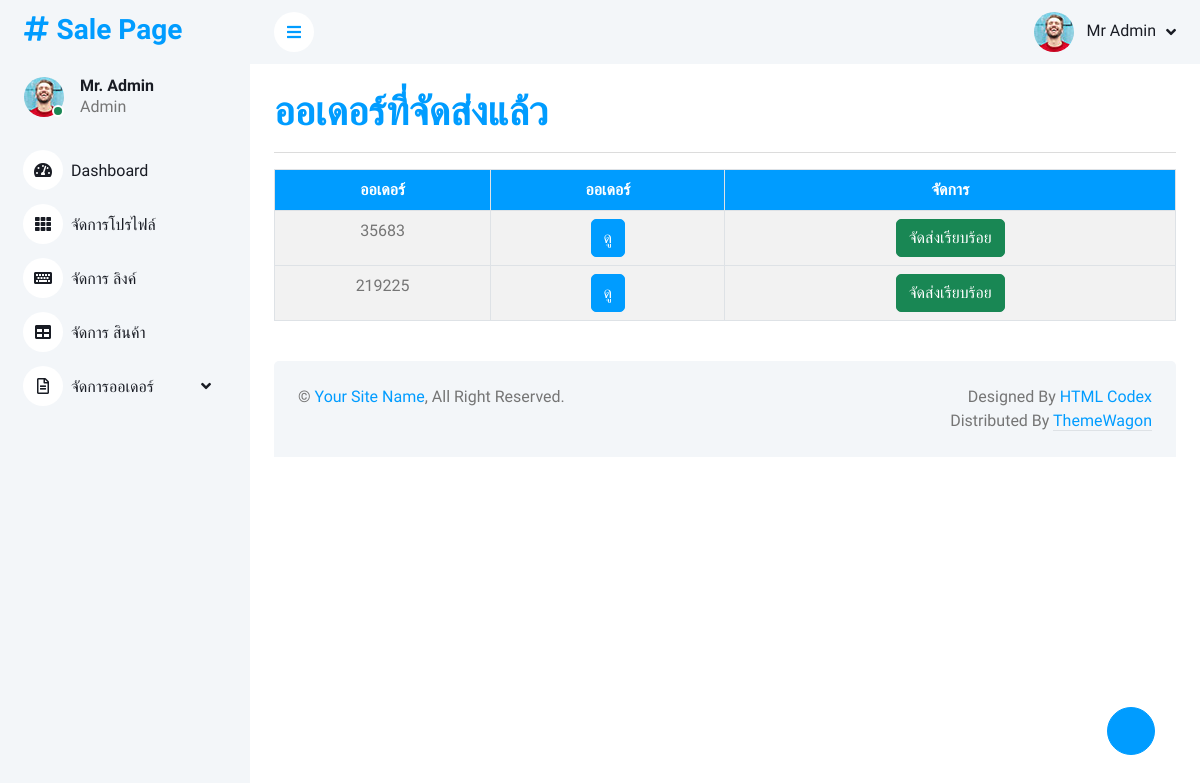
The app's page /admin/delivery_success.php (signed in) with its own data.
### tables this page shows
CREATE TABLE `tb_users_delivery` (
  `id` int(11) NOT NULL,
  `name` text NOT NULL,
  `phone` text NOT NULL,
  `address` text NOT NULL,
  `img_online` text,
  `email` text NOT NULL,
  `code_delivery` text NOT NULL,
  `transport` text,
  `status` int(11) NOT NULL
);

### admin/delivery_success.php (the view, shortened to what this page needs)
<?php
require_once("function/head.php");
require_once("function/nav.php");
?>
<div class="container-fluid px-4 mt-4">
    <h1 class="text-primary">ออเดอร์ที่จัดส่งแล้ว</h1>
    <hr>
    <div class="table-responsive">
        <table id="table_order" class="table table-bordered table table-striped table-hover text-center">
            <thead class="bg-primary text-white">
                <tr>
                    <th style="text-align: center;">ออเดอร์</th>
                    <th style="text-align: center;">ออเดอร์</th>
                    <th style="text-align: center;">จัดการ</th>
                </tr>
            </thead>
            <?php
            $sql = "SELECT * FROM tb_users_delivery";
            $query = $conn->query($sql);
            foreach ($query as $row) {
                if ($row['status'] == "2") {
            ?>
                    <tbody>
                        <tr>
                            <td width="12%"><?= $row['code_delivery']; ?></td>
                            <td width="13%">
                                <button class="btn btn-primary view_order"  data-id="<?php echo $row['id']; ?>">ดู</button>
                            </td>
                            <td width="25%">
                                <button class="btn btn-success m-0">จัดส่งเรียบร้อย</button>
                            <?php } ?>
                            </td>
                        </tr>
                    </tbody>
                <?php } ?>
        </table>
    </div>
</div>
<?php require_once("function/footer.php"); ?>

### admin/css/style.css (style rules this page uses)
:root { --primary: #009CFF; --light: #F3F6F9; --dark: #191C24; }
.btn { transition: .5s; }
.btn.btn-primary { color: #FFFFFF; }

### records on screen
tb_users_delivery: code_delivery "35683"
tb_users_delivery: code_delivery "219225"
